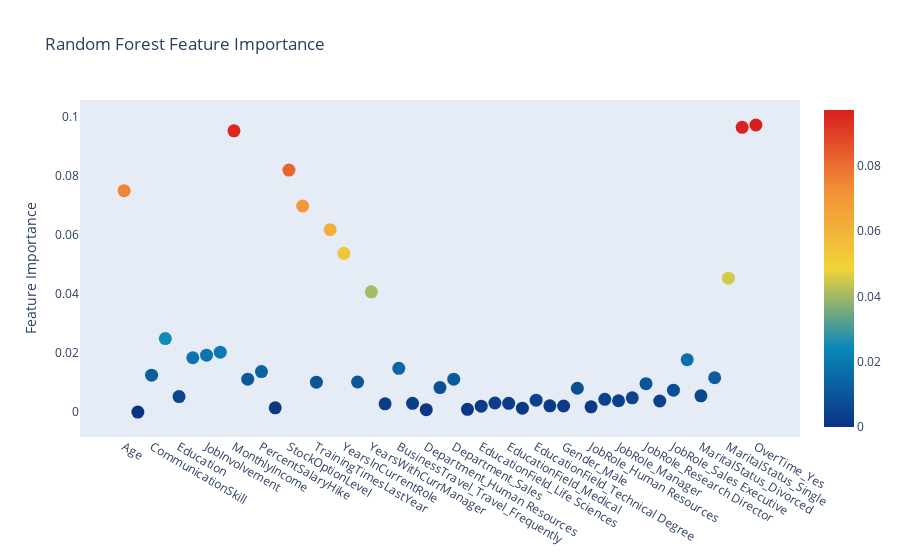

The code cell stored with this chart in its notebook:
### Code cell
# Scatter plot 
trace = go.Scatter(
    y = rf.feature_importances_,
    x = attrition_final.columns.values,
    mode='markers',
    marker=dict(
        sizemode = 'diameter',
        sizeref = 1,
        size = 13,
        #size= rf.feature_importances_,
        #color = np.random.randn(500), #set color equal to a variable
        color = rf.feature_importances_,
        colorscale='Portland',
        showscale=True
    ),
    text = attrition_final.columns.values
)
data = [trace]

layout= go.Layout(
    autosize= True,
    title= 'Random Forest Feature Importance',
    hovermode= 'closest',
     xaxis= dict(
         ticklen= 5,
         showgrid=False,
        zeroline=False,
        showline=False
     ),
    yaxis=dict(
        title= 'Feature Importance',
        showgrid=False,
        zeroline=False,
        ticklen= 5,
        gridwidth= 2
    ),
    showlegend= False
)
fig = go.Figure(data=data, layout=layout)
py.iplot(fig,filename='scatter2010')

### Figure 1 — Plotly figure (JSON) as saved in the notebook; plotly's stock layout.template omitted (floating-point values rounded to 4 significant figures)
{"data": [{"marker": {"color": [0.07486, 0, 0.01248, 0.02486, 0.005214, 0.01836, 0.01923, 0.02024, 0.0951, 0.01111, 0.01368, 0.001416, 0.08184, 0.06967, 0.01009, 0.06166, 0.05367, 0.01016, 0.04066, 0.002786, 0.01478, 0.00294, 0.0007931, 0.008253, 0.01109, 0.0009065, 0.001965, 0.00306, 0.002935, 0.001298, 0.004005, 0.002113, 0.002039, 0.008034, 0.001747, 0.004302, 0.003814, 0.004788, 0.009573, 0.003727, 0.007377, 0.01769, 0.005474, 0.01159, 0.04526, 0.09629, 0.09708], "colorscale": [[0, "rgb(12,51,131)"], [0.25, "rgb(10,136,186)"], [0.5, "rgb(242,211,56)"], [0.75, "rgb(242,143,56)"], [1, "rgb(217,30,30)"]], "showscale": true, "size": 13, "sizemode": "diameter", "sizeref": 1}, "mode": "markers", "text": ["Age", "Behaviour", "CommunicationSkill", "DistanceFromHome", "Education", "EnvironmentSatisfaction", "JobInvolvement", "JobSatisfaction", "MonthlyIncome", "NumCompaniesWorked", "PercentSalaryHike", "PerformanceRating", "StockOptionLevel", "TotalWorkingYears", "TrainingTimesLastYear", "YearsAtCompany", "YearsInCurrentRole", "YearsSinceLastPromotion", "YearsWithCurrManager", "BusinessTravel_Non-Travel", "BusinessTravel_Travel_Frequently", "BusinessTravel_Travel_Rarely", "Department_Human Resources", "Department_Research & Development", "Department_Sales", "EducationField_Human Resources", "EducationField_Life Sciences", "EducationField_Marketing", "EducationField_Medical", "EducationField_Other", "EducationField_Technical Degree", "Gender_Female", "Gender_Male", "JobRole_Healthcare Representative", "JobRole_Human Resources", "JobRole_Laboratory Technician", "JobRole_Manager", "JobRole_Manufacturing Director", "JobRole_Research Director", "JobRole_Research Scientist", "JobRole_Sales Executive", "JobRole_Sales Representative", "MaritalStatus_Divorced", "MaritalStatus_Married", "MaritalStatus_Single", "OverTime_No", "OverTime_Yes"], "type": "scatter", "x": ["Age", "Behaviour", "CommunicationSkill", "DistanceFromHome", "Education", "EnvironmentSatisfaction", "JobInvolvement", "JobSatisfaction", "MonthlyIncome", "NumCompaniesWorked", "PercentSalaryHike", "PerformanceRating", "StockOptionLevel", "TotalWorkingYears", "TrainingTimesLastYear", "YearsAtCompany", "YearsInCurrentRole", "YearsSinceLastPromotion", "YearsWithCurrManager", "BusinessTravel_Non-Travel", "BusinessTravel_Travel_Frequently", "BusinessTravel_Travel_Rarely", "Department_Human Resources", "Department_Research & Development", "Department_Sales", "EducationField_Human Resources", "EducationField_Life Sciences", "EducationField_Marketing", "EducationField_Medical", "EducationField_Other", "EducationField_Technical Degree", "Gender_Female", "Gender_Male", "JobRole_Healthcare Representative", "JobRole_Human Resources", "JobRole_Laboratory Technician", "JobRole_Manager", "JobRole_Manufacturing Director", "JobRole_Research Director", "JobRole_Research Scientist", "JobRole_Sales Executive", "JobRole_Sales Representative", "MaritalStatus_Divorced", "MaritalStatus_Married", "MaritalStatus_Single", "OverTime_No", "OverTime_Yes"], "y": [0.07486, 0, 0.01248, 0.02486, 0.005214, 0.01836, 0.01923, 0.02024, 0.0951, 0.01111, 0.01368, 0.001416, 0.08184, 0.06967, 0.01009, 0.06166, 0.05367, 0.01016, 0.04066, 0.002786, 0.01478, 0.00294, 0.0007931, 0.008253, 0.01109, 0.0009065, 0.001965, 0.00306, 0.002935, 0.001298, 0.004005, 0.002113, 0.002039, 0.008034, 0.001747, 0.004302, 0.003814, 0.004788, 0.009573, 0.003727, 0.007377, 0.01769, 0.005474, 0.01159, 0.04526, 0.09629, 0.09708]}], "layout": {"autosize": true, "hovermode": "closest", "showlegend": false, "title": {"text": "Random Forest Feature Importance"}, "xaxis": {"showgrid": false, "showline": false, "ticklen": 5, "zeroline": false}, "yaxis": {"gridwidth": 2, "showgrid": false, "ticklen": 5, "title": {"text": "Feature Importance"}, "zeroline": false}}}
